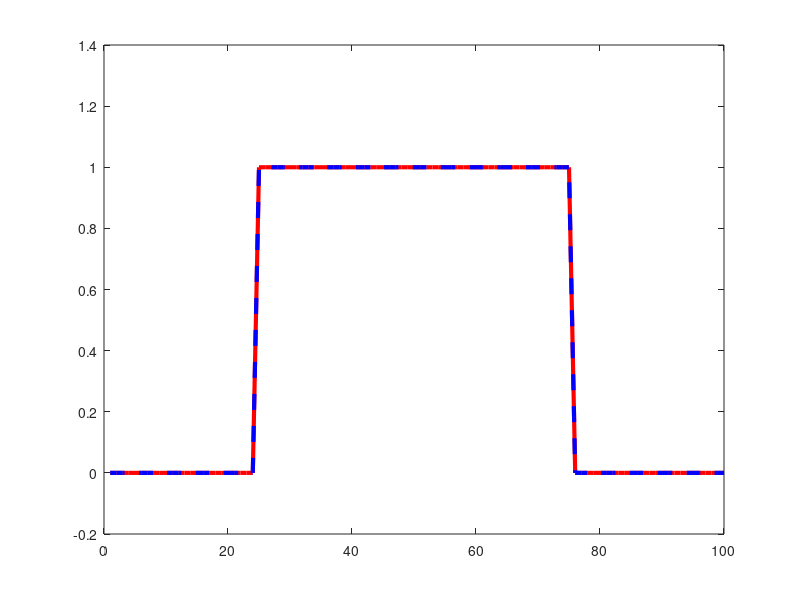
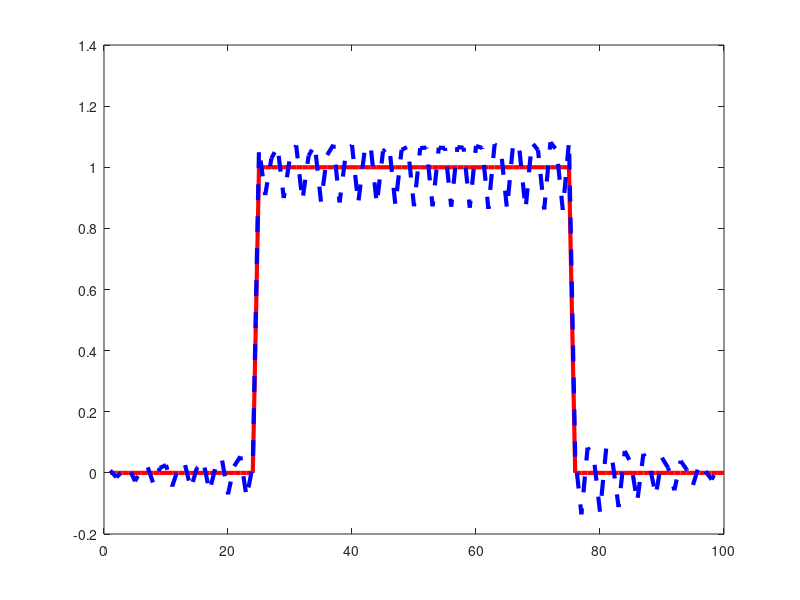
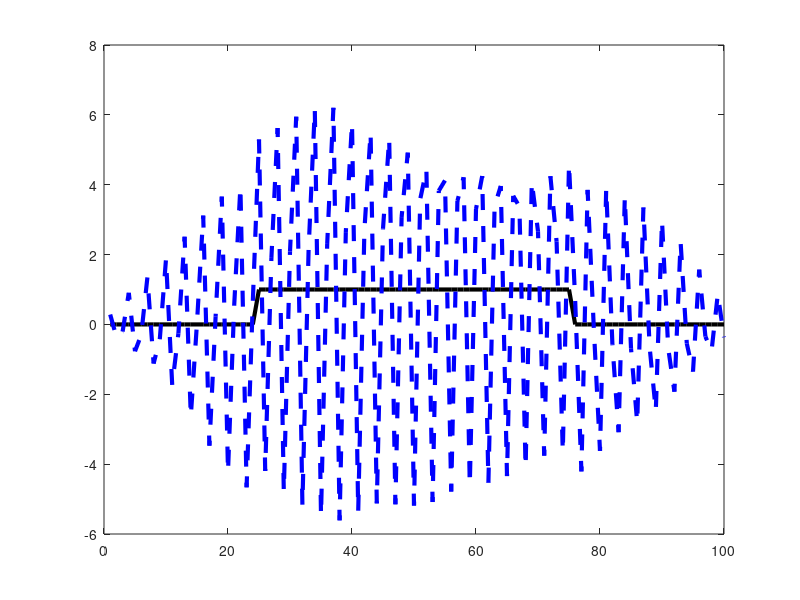
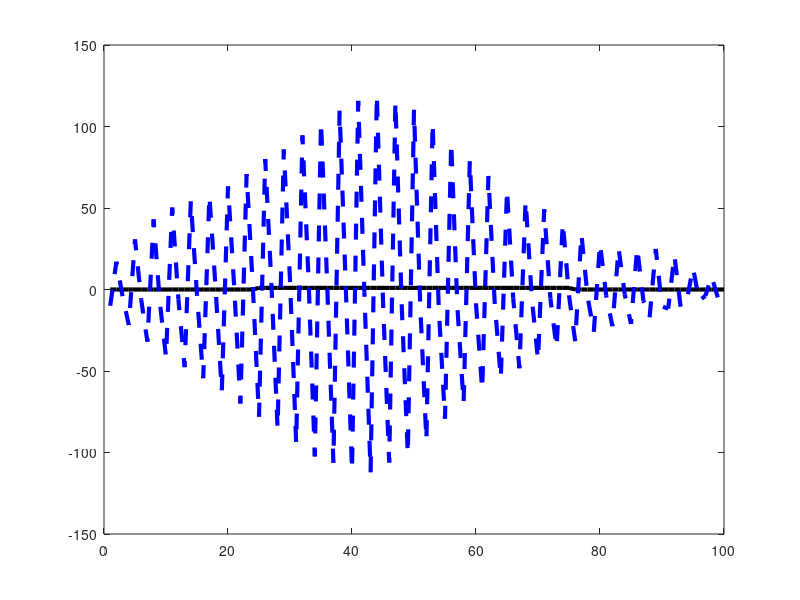

Reproduce these figures in MATLAB, in order.
%This script will define teh example and run compute the norm of the
%convolution matrix.

clear
close all
clc

% 1 Define the function
n = 100;
f = zeros(n,1);
f(25:75) = 1;

figure(1)
plot(f,'LineWidth',3)



%2 Define the point spread function
p = [1, 2, 3, 2, 1]';
p = p/sum(p); % normalization


%3 Use the conv command to find the convolution
c = conv(f,p,'same'); % the option 'same' is not the default one

%4 Define the matrix A and the data for the inverse problem
A = convmtx(p,n);
nu = (length(p)-1)/2;
A = A(1+nu:n+nu,:); % extract only the (n) rows from 1+nu to n + nu
m = A*f;

% Naively invert this.
f_inv = inv(A)*m;

%5 Plot original sigmal and the deconvolved signal

figure(1)
plot(f,'r','LineWidth',3)
hold on
plot(f_inv,'b--','Linewidth',3)


% Add noise to Af

delta = 1E-4;    % Very small noise.
epsilon = delta*randn(n,1); % (pseudo)random gaussian numbers with mean 0 and std deviation delta 
m_d = m + epsilon;
f_inv1 = inv(A)*m_d;

figure(2)
plot(f,'r','LineWidth',3)
hold on
plot(f_inv1,'b--', 'LineWidth',3)




delta = 1E-2;
epsilon = delta*randn(n,1);
m_d1 = m + epsilon;

f_inv2 = inv(A)*m_d1;
figure(3)
plot(f,'k-','LineWidth',3)
hold on
plot(f_inv2,'b--','LineWidth',3)

delta = 1E-1;
epsilon = delta*randn(n,1);
m_d2 = m + epsilon;
f_inv3 = inv(A)*m_d2;

figure(4)
plot(f,'k-','LineWidth',3)
hold on
plot(f_inv3,'b--','LineWidth',3)

inv_A = inv(A);

norm_inv_A = norm(inv_A);

[U,S,V] = svd(A);

sing_val = diag(S);
